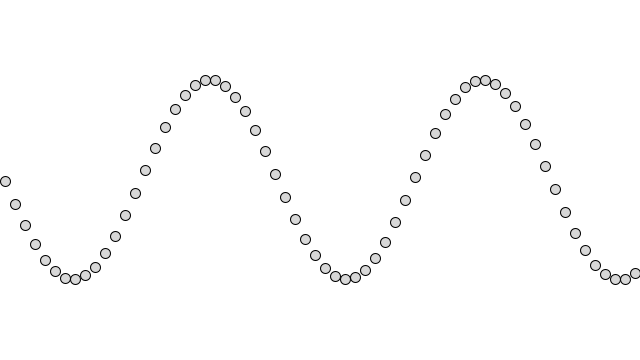
Frame 1 (no input)
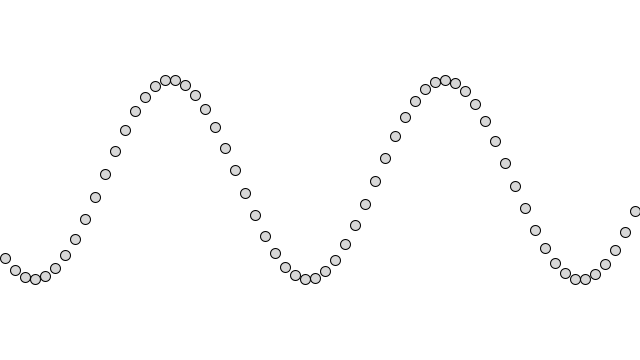
Frame 60 (the mouse pressed at the canvas centre just before this capture)
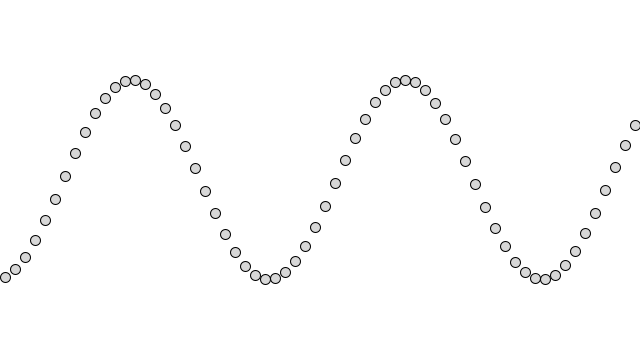
Frame 120 (the mouse held since frame 60 and released just before this capture)

The Processing sketch that drew these frames (run headless with seeded random() and noise(); from frame 60 on, the mouse is pressed at the canvas centre):

// Processing sketch: sketch_3_3_HarmonicWaves
// ── sketch_3_3_HarmonicWaves.pde



float amplitude = 100;
float start_angle = 0.0;
float angle_vel = 0.23;

void setup(){

  size(640,360);


}


void draw(){

  background(255);
  translate(5, height/2);

  fill(127,80);
  stroke(0);
  
  start_angle += 0.015;
  float angle = start_angle;
  
  for(int i = 0; i < 64; i++){
    
    float y = amplitude * sin(angle);
   
    
    ellipse(i*10,y,10,10);
    angle += angle_vel;
  
  }

}
